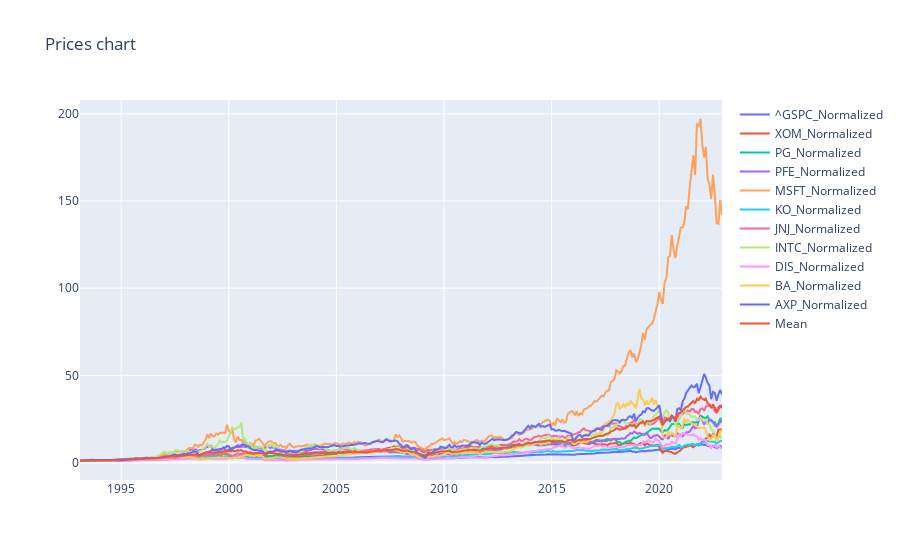
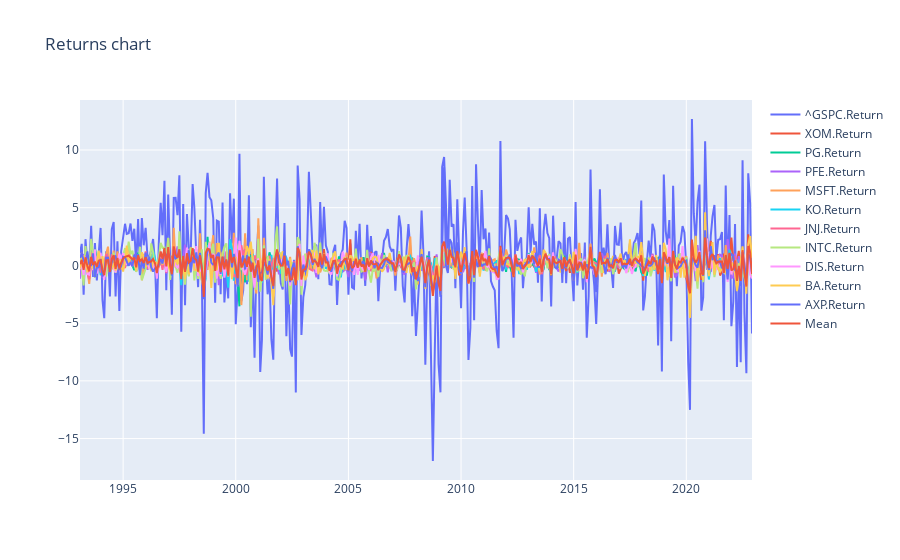

The code cell stored with these charts, in order, in its notebook:
### Markdown cell above
### **POINT 2** 

Now consider that you are a portfolio manager and you have $1 million to invest, and hence you want to diversify the risk of owning ‘your stock’.

Pick any number of stocks (10 minimum) you want to create an equally weighted stock portfolio of stocks and calculate for the portfolio:
- 1 Average Excess returns (excess returns are defined as “returns of a stock/portfolio minus risk-free returns);
- 2 Sharpe-ratio: which is Mean/Standard deviation of excess returns;
- 3 Alpha, which is the constant term in Ordinary Least Squares Regression (OLS);
- 4 Beta, which is the coefficient of the explanatory variable;

Comment on your results.

### Code cell
# Settings
market_label = '^GSPC'
factor_label = ['RF']
#portfolio = {'NKE':0.1, 'JNJ':0.1, 'MCD':0.1, 'IBM':0.1, 'INTC':0.1, 'GE':0.1, 'F':0.1, 'AXP':0.1, 'KO':0.1, 'CL':0.1} 
portfolio = {'MSFT':0.1, 'INTC':0.1, 'JNJ':0.1, 'PFE':0.1, 'XOM':0.1, 'AXP':0.1, 'DIS':0.1, 'KO':0.1, 'BA':0.1, 'PG':0.1} # BA: Boeing, PG:procter&gambe company

#portfolio = {'FDX':1} 
    
print("------------------------------------------------------------------------------------------\n")
print("PORTFOLIO\nPortfolio composition  -> ", portfolio, "\nMarket index ->", market_label, "\nFama/French 3 rate-> ", factor_label, "\n")

market, stocks, factor = get_datas(portfolio, market_label, factor_label, start_date_30, end_date)

# Calculating statistics # Point 2, 3
pf_stats_30, cb_30 = calculate_statistics_2f(portfolio, stocks, market, market_label, factor, 'RF', 'Last 30Y', start_date_30, end_date, balance) 
pf_stats_20, cb_20  = calculate_statistics_2f(portfolio, stocks, market, market_label, factor, 'RF', 'Last 20Y', start_date_20, end_date, balance)
pf_stats_10, cb_10  = calculate_statistics_2f(portfolio, stocks, market, market_label, factor, 'RF', 'Last 10Y', start_date_10, end_date, balance)
pf_stats = pd.concat([pf_stats_10, pf_stats_20, pf_stats_30], axis = 0)

# Printing output - If data not show properly, try to resize the page (Ex. ctrl + mouseWheel, ctrl + '+'/'-')
print_results(pf_stats)
columns=[col for col in cb_30.columns if col.endswith('.Return') and not col.endswith('.Exc.Return')]
chart(cb_30.filter(regex='_Normalized$'), cb_30.filter(items = columns), "Prices chart", "Returns chart", "Charts section")
#print_datas(cb_30)

### Figure 1 — Plotly figure (JSON) as saved in the notebook; plotly's stock layout.template omitted (floating-point values rounded to 4 significant figures; data arrays with more than 128 entries replaced by an {"elided": "..."} marker saying what was removed)
{"data": [{"name": "^GSPC_Normalized", "type": "scatter", "x": {"elided": "359 str values"}, "y": {"elided": "359 float values"}}, {"name": "XOM_Normalized", "type": "scatter", "x": {"elided": "359 str values"}, "y": {"elided": "359 float values"}}, {"name": "PG_Normalized", "type": "scatter", "x": {"elided": "359 str values"}, "y": {"elided": "359 float values"}}, {"name": "PFE_Normalized", "type": "scatter", "x": {"elided": "359 str values"}, "y": {"elided": "359 float values"}}, {"name": "MSFT_Normalized", "type": "scatter", "x": {"elided": "359 str values"}, "y": {"elided": "359 float values"}}, {"name": "KO_Normalized", "type": "scatter", "x": {"elided": "359 str values"}, "y": {"elided": "359 float values"}}, {"name": "JNJ_Normalized", "type": "scatter", "x": {"elided": "359 str values"}, "y": {"elided": "359 float values"}}, {"name": "INTC_Normalized", "type": "scatter", "x": {"elided": "359 str values"}, "y": {"elided": "359 float values"}}, {"name": "DIS_Normalized", "type": "scatter", "x": {"elided": "359 str values"}, "y": {"elided": "359 float values"}}, {"name": "BA_Normalized", "type": "scatter", "x": {"elided": "359 str values"}, "y": {"elided": "359 float values"}}, {"name": "AXP_Normalized", "type": "scatter", "x": {"elided": "359 str values"}, "y": {"elided": "359 float values"}}, {"name": "Mean", "type": "scatter", "x": {"elided": "359 str values"}, "y": {"elided": "359 float values"}}], "layout": {"title": {"text": "Prices chart"}}}

### Figure 2 — Plotly figure (JSON) as saved in the notebook; plotly's stock layout.template omitted (floating-point values rounded to 4 significant figures; data arrays with more than 128 entries replaced by an {"elided": "..."} marker saying what was removed)
{"data": [{"name": "^GSPC.Return", "type": "scatter", "x": {"elided": "359 str values"}, "y": {"elided": "359 float values"}}, {"name": "XOM.Return", "type": "scatter", "x": {"elided": "359 str values"}, "y": {"elided": "359 float values"}}, {"name": "PG.Return", "type": "scatter", "x": {"elided": "359 str values"}, "y": {"elided": "359 float values"}}, {"name": "PFE.Return", "type": "scatter", "x": {"elided": "359 str values"}, "y": {"elided": "359 float values"}}, {"name": "MSFT.Return", "type": "scatter", "x": {"elided": "359 str values"}, "y": {"elided": "359 float values"}}, {"name": "KO.Return", "type": "scatter", "x": {"elided": "359 str values"}, "y": {"elided": "359 float values"}}, {"name": "JNJ.Return", "type": "scatter", "x": {"elided": "359 str values"}, "y": {"elided": "359 float values"}}, {"name": "INTC.Return", "type": "scatter", "x": {"elided": "359 str values"}, "y": {"elided": "359 float values"}}, {"name": "DIS.Return", "type": "scatter", "x": {"elided": "359 str values"}, "y": {"elided": "359 float values"}}, {"name": "BA.Return", "type": "scatter", "x": {"elided": "359 str values"}, "y": {"elided": "359 float values"}}, {"name": "AXP.Return", "type": "scatter", "x": {"elided": "359 str values"}, "y": {"elided": "359 float values"}}, {"name": "Mean", "type": "scatter", "x": {"elided": "359 str values"}, "y": {"elided": "359 float values"}}], "layout": {"title": {"text": "Returns chart"}}}
